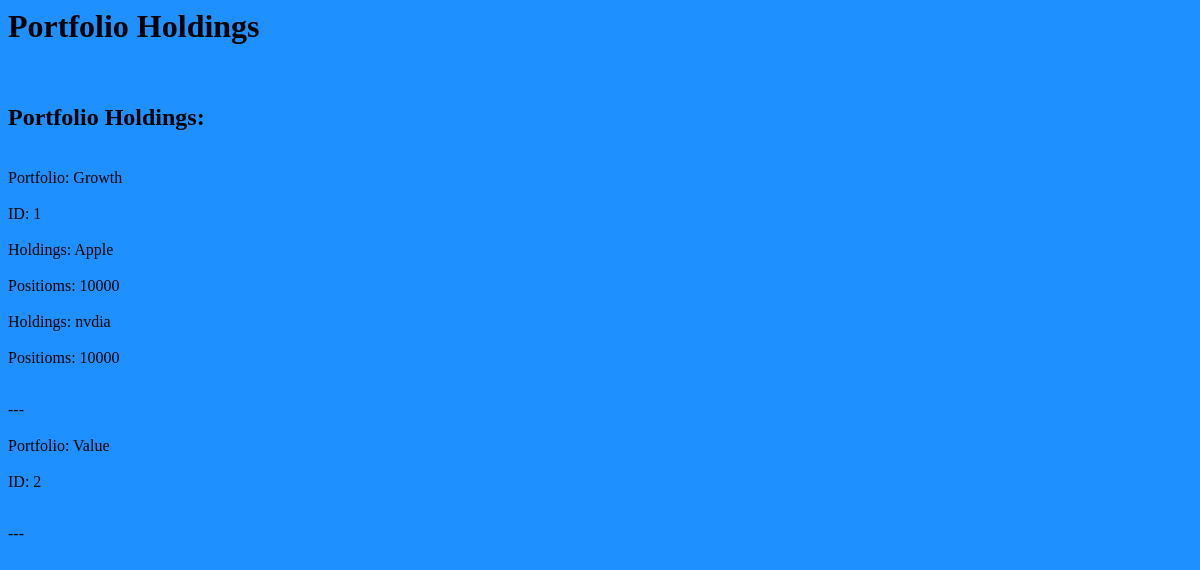
Page /view-holdings on the earlier database version.
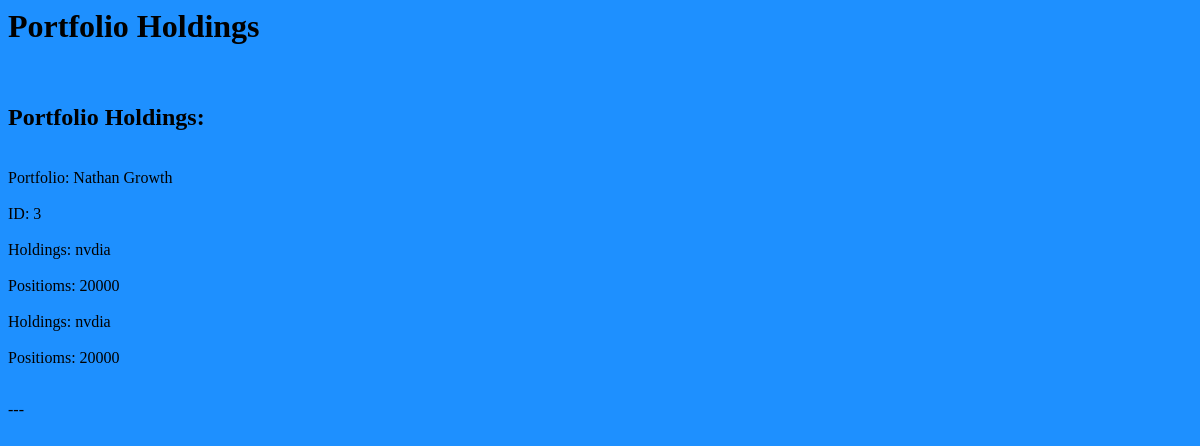
Same page on the later database version.
### application/models.py (models this page shows)
class Portfolio(db.Model):
    id = db.Column(db.Integer, primary_key=True)
    name = db.Column(db.String(50), nullable=False)
    stocks = db.relationship ('Stock', backref='portfolio',lazy='dynamic')

class Stock(db.Model):
    id = db.Column(db.Integer, primary_key=True)
    portfolio_id = db.Column(db.Integer, db.ForeignKey('portfolio.id'))
    stock = db.Column(db.String(50), nullable=False)
    position = db.Column(db.Integer, nullable=False)

### application/routes.py (the view)
@app.route('/view-holdings', methods=['GET', 'POST'])
def view_portfolio():
    portfolio = Portfolio.query.all()
    stocks = Stock.query.all()
    return render_template("viewportfolio.html", portfolio=portfolio, stocks=stocks)

### application/templates/viewportfolio.html (shortened to what this page needs)
{% extends 'layout.html' %}
{% block body %}
   <h2>Portfolio Holdings:</h2>
   {% for portfolio in portfolio %}
       <br>
       Portfolio: {{ portfolio.name}}  <br>
       <br> ID: {{portfolio.id}} <br>
            {% for stocks in portfolio.stocks %}
       <br> Holdings: {{stocks.stock}} <br>
       <br> Positioms: {{stocks.position}} <br>
       {% endfor %}
       <br>
       ---
       <br>
       {% endfor %}
       <br>
{% endblock body %}

### application/templates/layout.html
<html>
<body style="background-color: dodgerblue;">
<h1>Portfolio Holdings</h1>
<br>
{% block body %}
{% endblock body %}
</body>
</html>

Differences in the rows shown:
removed Portfolio: name "Growth", id "1"
no longer on this page (row edited): Stock: stock "Apple", position "10000", shown under "Growth"
no longer on this page (row edited): Stock: stock "nvdia", position "10000", shown under "Growth"
removed Portfolio: name "Value", id "2"
added Portfolio: name "Nathan Growth", id "3"
added Stock: stock "nvdia", position "20000", shown under "Nathan Growth"
added Stock: stock "nvdia", position "20000", shown under "Nathan Growth"
